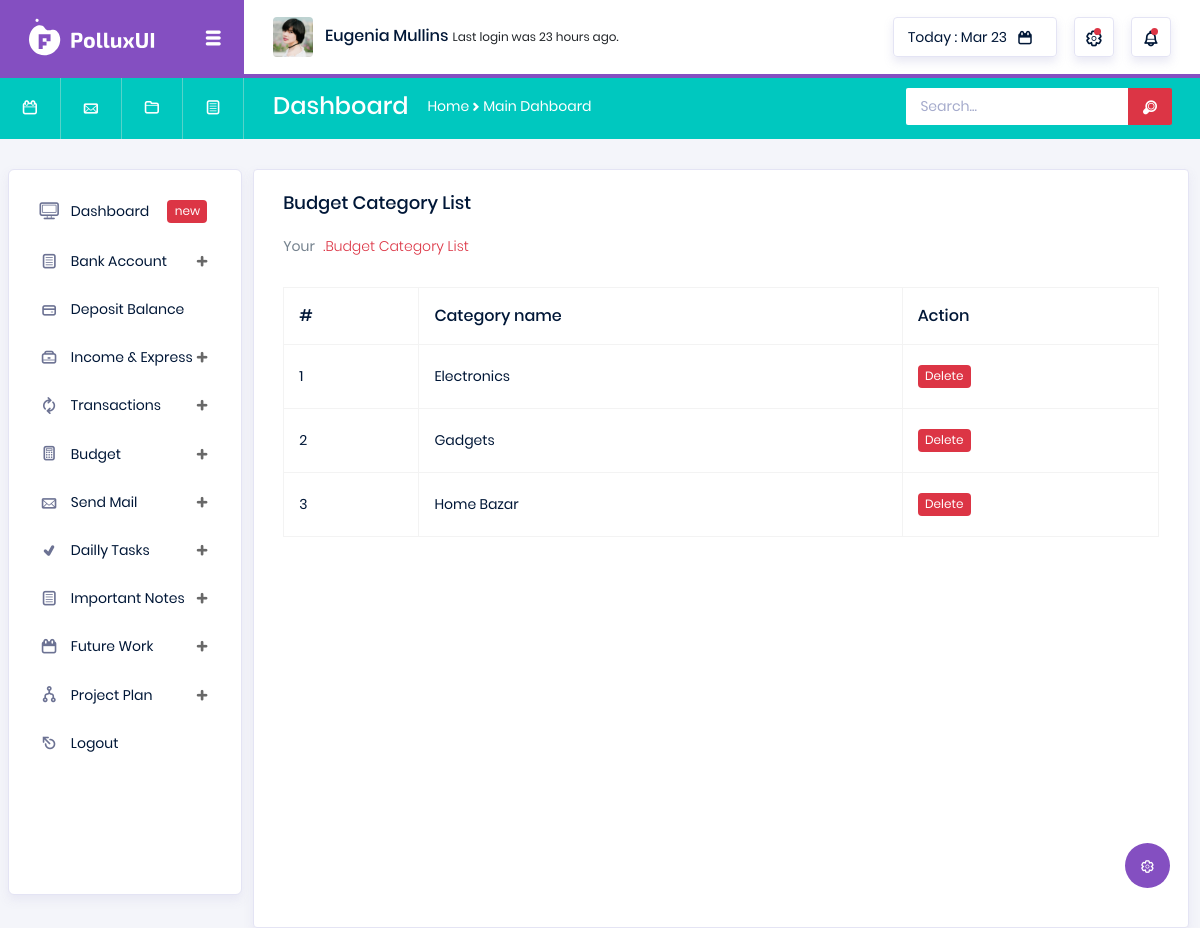
The app's page /budget-category-list/ (signed in), older data.
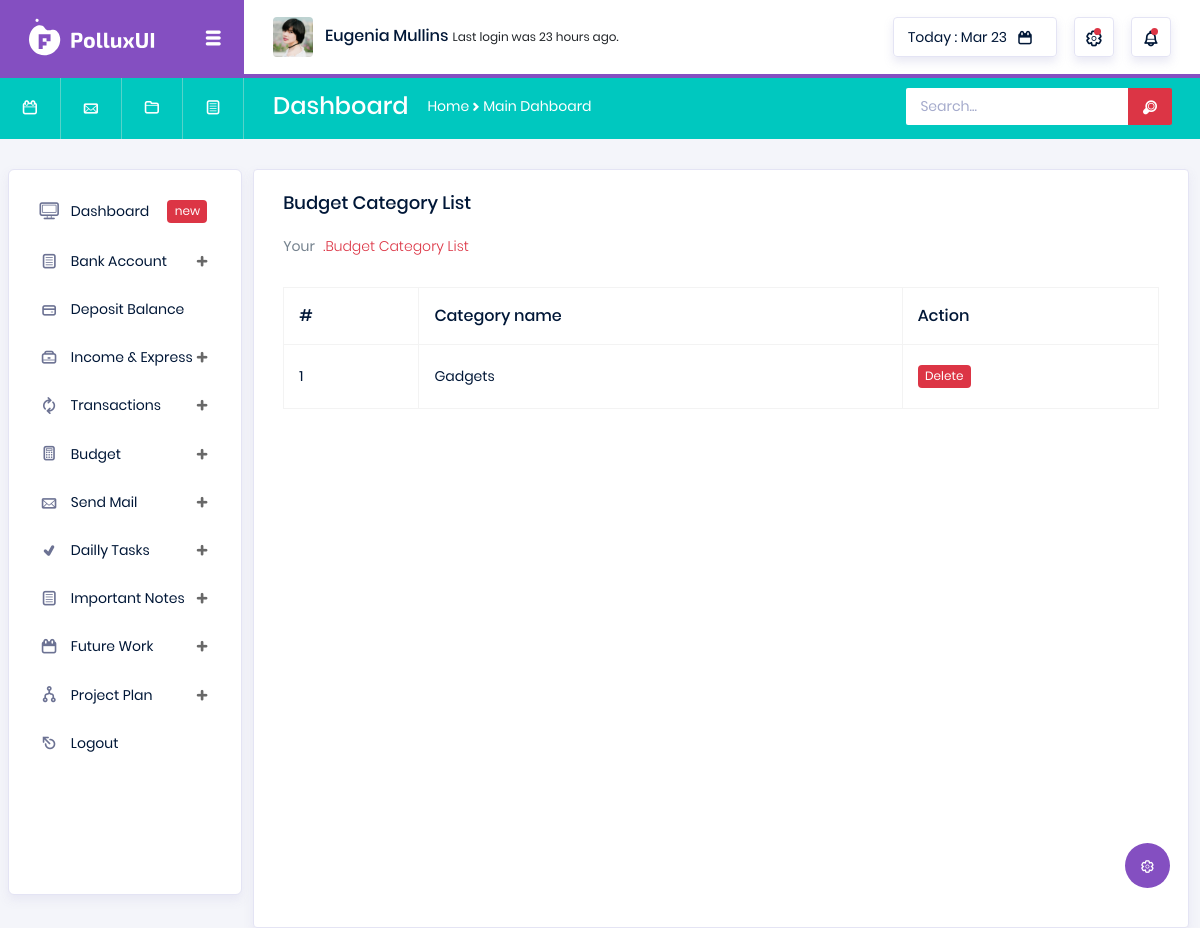
The same page, newer data.
### utils/models.py (models this page shows, shortened)
class BudgetCategory(models.Model):
    user = models.ForeignKey(User, on_delete=models.CASCADE)
    cat_name = models.CharField(max_length=160)
    create_at = models.DateTimeField(auto_now_add=True)

### utils/views.py (the view)
# urls.py: path('budget-category-list/', views.view_budget_category, name='category_list'),
@login_required
def view_budget_category(request):
    user = request.user
    try:
        budget_categorys = BudgetCategory.objects.filter(user = user)
    except Exception as e:
        messages.warning(request, F"Something wrong!Error:{e}")
        return redirect('utils:add_budget_cat')
    return render(request, 'utils/budget_cat.html', context={"categorys":budget_categorys})

### templates/utils/budget_cat.html (shortened to what this page needs)
{% extends 'base.html' %}
{% load static %}
{% block body %}
<div class="col-lg-12 grid-margin stretch-card">
    <div class="card">
      <div class="card-body">
        <h4 class="card-title">Budget Category List</h4>
        <p class="card-description">
          Your <code>.Budget Category List</code>
        </p>
        <div class="table-responsive pt-3">
          <table class="table table-bordered">
            <thead>
              <tr>
                <th>
                  #
                </th>
                <th>
                  Category name
                </th>
                <th>
                  Action
                </th>
              </tr>
            </thead>
            <tbody>
              {% for category in categorys %}
              <tr>
                <td>
                  {{forloop.counter}}
                </td>
                <td>
                  {{category.cat_name}}
                </td>
                <td>
                  <span class="badge badge-danger" style="cursor: pointer" onclick="deleteConfirmation({{category.id}},'budget_cat')" data-toggle="modal" data-target="#exampleModal">Delete</span>
                </td>
              </tr>
            {% endfor %}
            </tbody>
          </table>
        </div>
      </div>
    </div>
  </div>
{% endblock %}

Row changes from the older to the newer data that the page shows:
removed BudgetCategory: cat_name "Electronics"
removed BudgetCategory: cat_name "Home Bazar"
